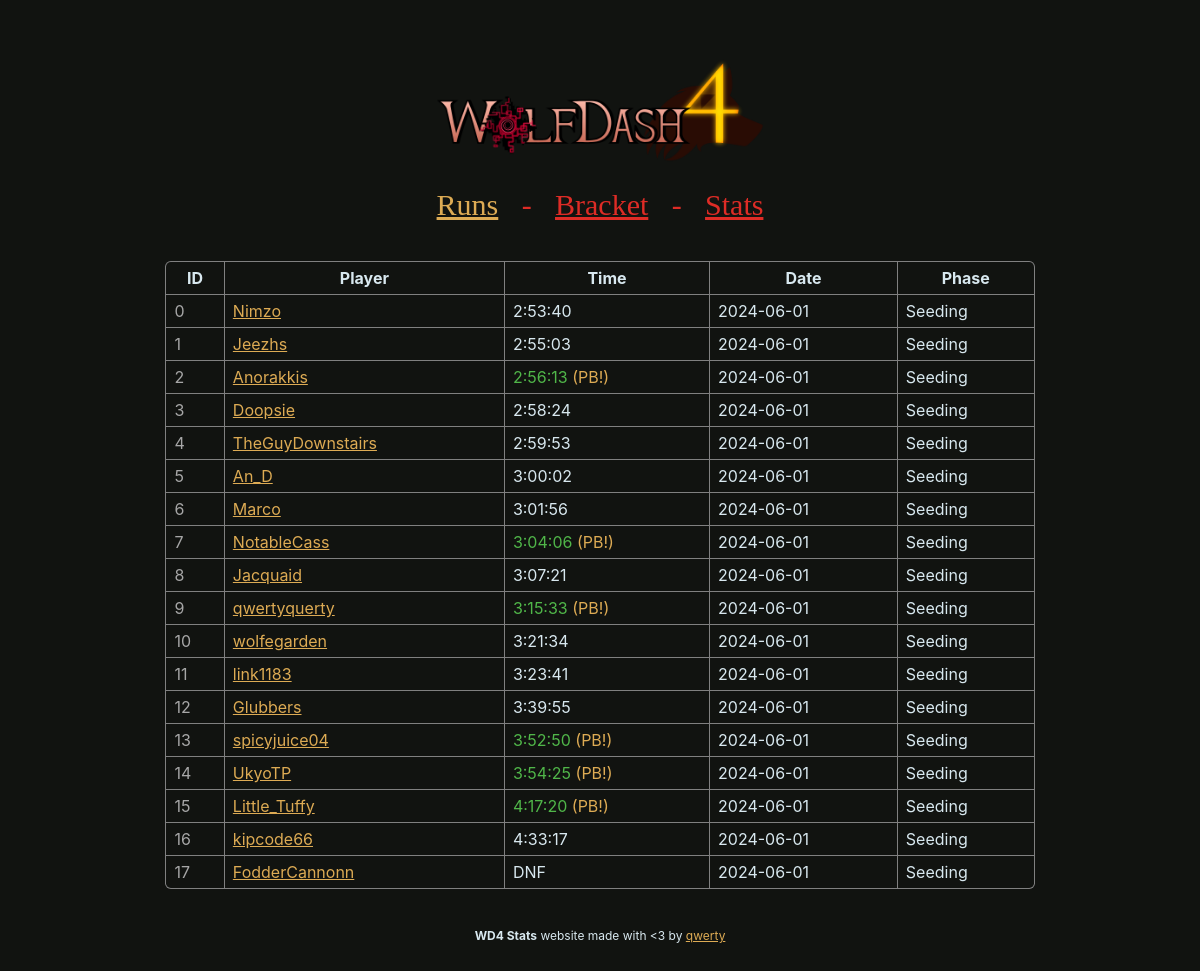
/runs, run on an earlier commit of the app's database.
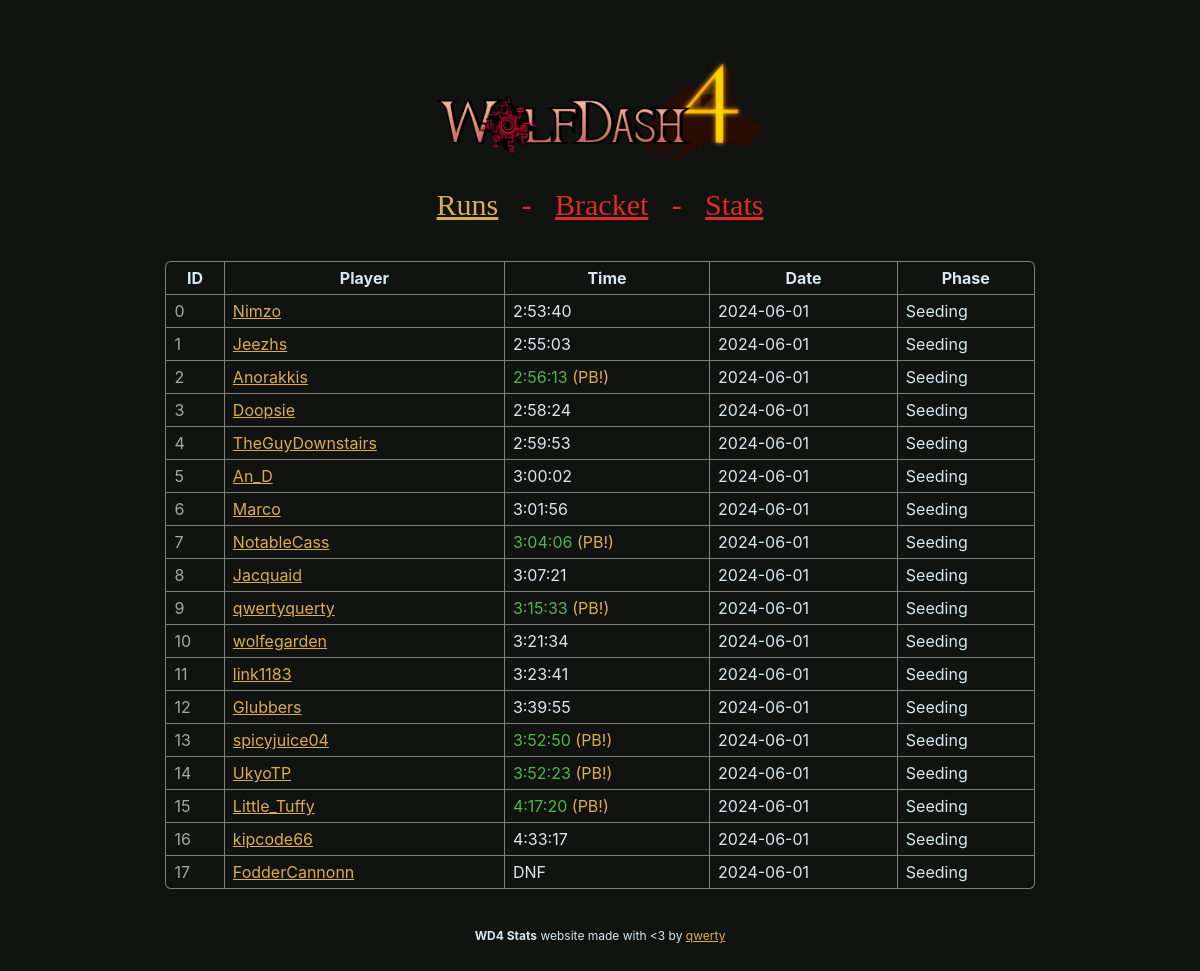
And on a later commit of the database.
### wd4.py (models this page shows, shortened)
class BaseModel(Model):
    class Meta:
        database = db

class Runs(BaseModel):
    player = CharField(32)
    time = FloatField()
    id = IntegerField()
    date = DateField()
    flags = IntegerField()
    phase = IntegerField()
    event = IntegerField()
    def format_time(self):
        return str(timedelta(seconds=self.time)) if not self.dnf() else "DNF"
    def format_phase(self):
        return ["Seeding", "Pooling", "Bracket"][self.phase]
    def dnf(self):
        return self.flags & RUN_FLAG_DNF
    def pb(self):
        return self.flags & RUN_FLAG_PB

### wd4.py (the view)
@app.route("/runs")
def page_runs():
    return render_template("runs.html", **globals())

### templates/runs.html
{% extends "layout.html" %}
{% block content %}
    <table>
        <tr>
            <th>ID</th>
            <th>Player</th>
            <th>Time</th>
            <th>Date</th>
            <th>Phase</th>
        </tr>
        {% for run in Runs.select().order_by(Runs.id.asc()) %}
        <tr>
            <td style="color: var(--hint-color);">
                {{ run.id }}
            </td>
            <td>
                {{ link_name(run.player) }}
            </td>
            <td {% if run.pb() %}style="color: var(--win-color)"{% endif %}>
                {{ run.format_time() }} {% if run.pb() %}<span style="color: var(--border-color);">(PB!)</span>{% endif %}
            </td>
            <td>
                {{ run.date | string }}
            </td>
            <td>
                {{ run.format_phase() }}
            </td>
        </tr>
        {% endfor %}
    </table>
{% endblock %}

### templates/layout.html (shortened to what this page needs)
{% macro link_name(name) -%}<a href="https://speedrun.com/User/{{ name }}">{{ name }}</a>{% endmacro %}
<html lang="en">
    <head>
        <link rel="stylesheet" href="static/css/brackets-viewer.min.css" />
        <link rel="stylesheet" href="static/css/dark.css" />
    </head>
    <body>
        <image src="static/wolfdash.png" class="logo"></image>
        <nav>
            <a href="/runs" class="{% if url_for(request.endpoint) == '/runs' %}active{% endif %}">Runs</a>
            <a>-</a>
            <a href="/" class="{% if url_for(request.endpoint) == '/' %}active{% endif %}">Bracket</a>
            <a>-</a>
            <a href="/stats" class="{% if url_for(request.endpoint) == '/stats' %}active{% endif %}">Stats</a>
        </nav>
        {% block content %}
        {% endblock %}
        <footer class="footer">
            <div style="text-align: center;">
                <strong>WD4 Stats</strong> website made with &lt;3 by <a href="https://github.com/qwertyquerty">qwerty</a>
            </div>
        </footer>
    </body>
</html>

### static/css/dark.css (style rules this page uses)
.brackets-viewer, * { --primary-background: #111310; --secondary-background: #303030; --match-background: var(--primary-background); --font-color: #d8e8ef; --win-color: #50b649; --loss-color: #de2c26; --label-color: grey; --hint-color: #a7a7a7; --connector-color: #DDDDDD; --border-color: #DDAB54; --border-hover-color: #b6b5b5; --text-size: 12px; --round-margin: 40px; --match-width: 200px; --match-horizontal-padding: 8px; --match-vertical-padding: 6px; --connector-border-width: 2px; --match-border-width: 1px; --match-border-radius: 0.3em; }
body { font-size: var(--text-size); color: var(--font-color); font-family: -apple-system,BlinkMacSystemFont,"Segoe UI",Roboto,"Helvetica Neue",Arial,"Noto Sans",sans-serif,"Apple Color Emoji","Segoe UI Emoji","Segoe UI Symbol","Noto Color Emoji"; }
table { width: 80%; margin: 40px auto; border-radius: var(--match-border-radius); border-collapse: collapse; border-style: hidden; box-shadow: 0 0 0 1px var(--label-color); }
th, td { border: 1px solid var(--label-color); padding: var(--match-vertical-padding) var(--match-horizontal-padding); }
nav { text-align: center; display: block; }
a { color: var(--border-color); }
nav a { display: inline; margin: 10px; color: var(--loss-color) !important; font-family: hyliaserif !important; font-size: 2.5em !important; font-weight: normal; }
.active { color: #DDAB54 !important; }
html { background-color: #111310; }
body { padding: 50px; }
.logo { display: block; margin: 0 auto; width: 30%; min-width: 300px; }

What changed in the data, as far as the page shows it:
changed Runs "UkyoTP": format_time "3:54:25" → "3:52:23"
